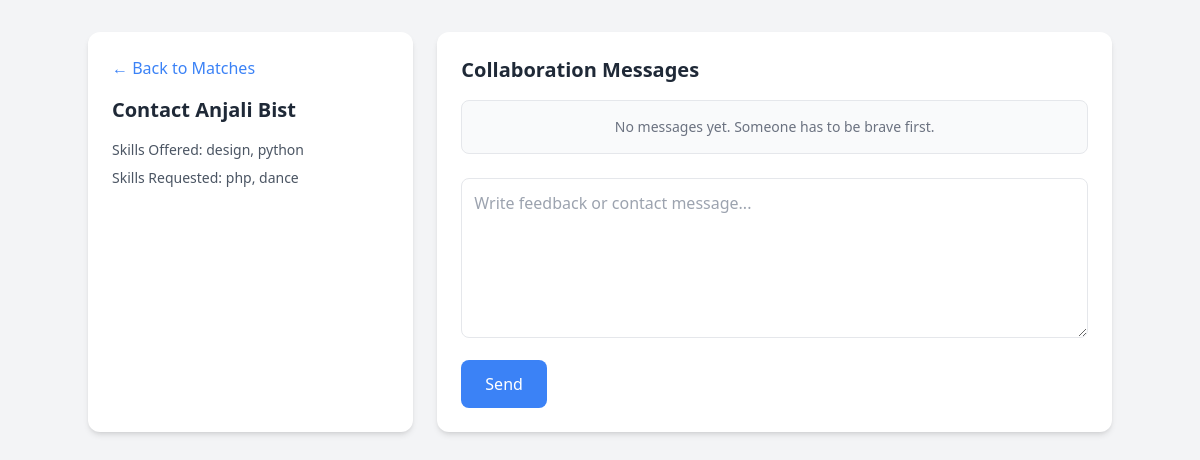
The page /contact/3 (signed in) on the database its author committed.
### models.py (models this page shows)
class User(db.Model):
    id = db.Column(db.Integer, primary_key=True)
    name = db.Column(db.String(100))
    email = db.Column(db.String(100), unique=True)
    password = db.Column(db.String(200))
    skills_offered = db.Column(db.String(300))
    skills_requested = db.Column(db.String(300))

### app.py (the view, shortened to what this page needs)
@app.route("/contact/<int:user_id>", methods=["GET", "POST"])
def contact(user_id):
    if "user_id" not in session:
        return redirect(url_for("login"))
    current_user_id = session["user_id"]
    target_user = User.query.get(user_id)
    if not target_user:
        return "User not found", 404
    messages = Feedback.query.filter(
        ((Feedback.sender_id == current_user_id) & (Feedback.receiver_id == user_id)) |
        ((Feedback.sender_id == user_id) & (Feedback.receiver_id == current_user_id))
    ).order_by(Feedback.id.asc()).all()
    return render_template(
        "contact.html",
        user=target_user,
        messages=messages,
        current_user_id=current_user_id
    )

### templates/contact.html (shortened to what this page needs)
<!DOCTYPE html>
<html lang="en">
<head>
<script src="https://cdn.tailwindcss.com"></script>
</head>
<body class="bg-gray-100 min-h-screen p-8">
<div class="max-w-5xl mx-auto grid grid-cols-3 gap-6">
    <div class="bg-white p-6 rounded-xl shadow-md col-span-1">
        <a href="/matches" class="inline-block mb-4 text-blue-500 hover:underline">&larr; Back to Matches</a>
        <h2 class="text-xl font-bold mb-4 text-gray-800">
            Contact {{ user.name }}
        </h2>
        <p class="text-sm text-gray-600 mb-2">
            Skills Offered: {{ user.skills_offered }}
        </p>
        <p class="text-sm text-gray-600">
            Skills Requested: {{ user.skills_requested }}
        </p>
    </div>
    <div class="bg-white p-6 rounded-xl shadow-md col-span-2">
        <h2 class="text-xl font-bold mb-4 text-gray-800">
            Collaboration Messages
        </h2>
        <div class="mb-6 space-y-3 max-h-64 overflow-y-auto border p-4 rounded-lg bg-gray-50">
            {% for msg in messages %}
                {% if msg.sender_id == current_user_id %}
                    <div class="text-right">
                        <p class="inline-block bg-blue-500 text-white px-4 py-2 rounded-lg">
                            {{ msg.message }}
                        </p>
                    </div>
                {% else %}
                    <div class="text-left">
                        <p class="inline-block bg-gray-200 text-gray-800 px-4 py-2 rounded-lg">
                            {{ msg.message }}
                        </p>
                    </div>
                {% endif %}
            {% else %}
                <p class="text-sm text-gray-500 text-center">
                    No messages yet. Someone has to be brave first.
                </p>
            {% endfor %}
        </div>
        <form method="POST" class="space-y-4">
            <textarea name="message"
                placeholder="Write feedback or contact message..."
                class="w-full h-40 p-3 border rounded-lg focus:ring-2 focus:ring-blue-400 outline-none"></textarea>
            <button type="submit"
                class="bg-blue-500 text-white px-6 py-3 rounded-lg hover:bg-blue-600 transition">
                Send
            </button>
        </form>
    </div>
</div>
</body>
</html>

### rows shown on the page
User: name "Anjali Bist", skills_offered "design, python", skills_requested "php, dance"
